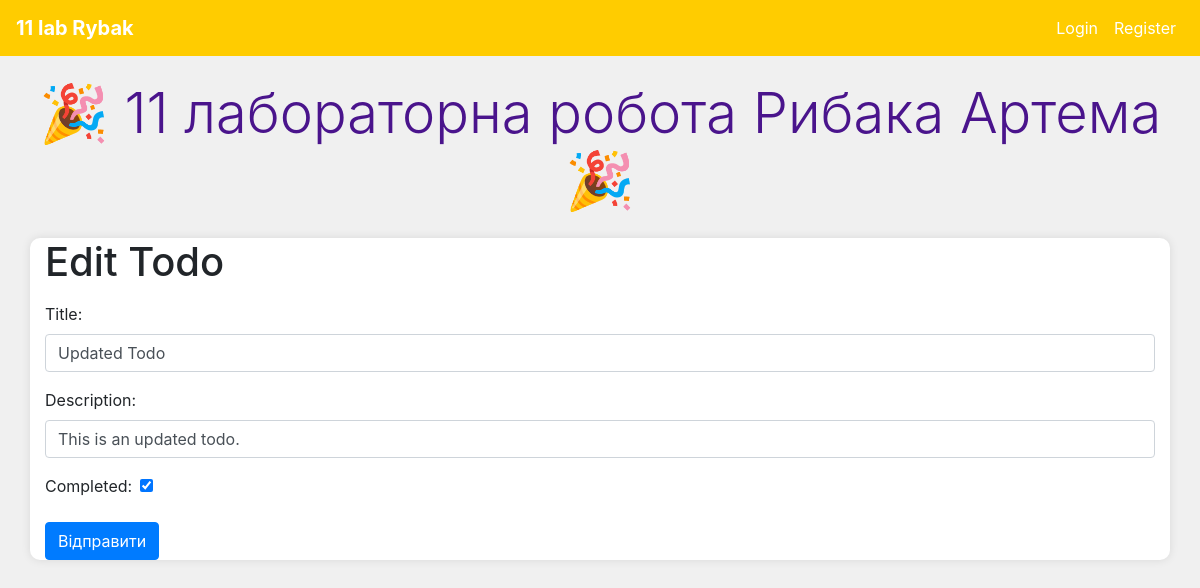
/edittodo/1, run on the app's committed database.
### app/models.py (models this page shows)
class Todo(db.Model):
    __tablename__ = 'todos'
    id = db.Column(db.Integer, primary_key=True)
    user_id = db.Column(db.Integer, db.ForeignKey('users.id'), nullable=False)
    title = db.Column(db.String(200), nullable=False)
    description = db.Column(db.String(500))
    completed = db.Column(db.Boolean, default=False)

### app/todo/views.py (the view)
@todos_bp.route('/edittodo/<int:id>', methods=['GET', 'POST'])
def edit_todo(id):
    todo = Todo.query.get_or_404(id)
    form = TodoForm(obj=todo)
    if form.validate_on_submit():
        todo.title = form.title.data
        todo.description = form.description.data
        todo.completed = form.completed.data
        db.session.commit()
        return redirect(url_for('todos.todolist'))
    return render_template('todos/edit_todo.html', form=form, todo=todo)

### app/forms.py
class TodoForm(FlaskForm):
    title = StringField('Заголовок')
    description = StringField('Опис')
    completed = BooleanField('Виконано')
    submit = SubmitField('Відправити')

### app/create_app.py (called while the page is built)
def create_app(config_class=ConfigDebug):
    app = Flask(__name__)
    app.config.from_object(config_class)
    db.init_app(app)
    migrate = Migrate(app, db)
    login_manager = LoginManager(app)
    login_manager.login_view = 'auth.login'
    @login_manager.user_loader
    def load_user(user_id):
        return User.query.get(int(user_id))
    @app.before_request
    def before_request():
        if current_user.is_authenticated:
            current_user.last_seen = datetime.utcnow()
            db.session.commit()
    app.register_blueprint(auth_bp)
    app.register_blueprint(main_bp)
    app.register_blueprint(todos_bp)
    app.register_blueprint(posts_bp)
    return app

### app/templates/todos/edit_todo.html (shortened to what this page needs)
{% extends 'base.html' %}
{% block content %}
    <h1 class="mt-4">Edit Todo</h1>
    <form method="POST" action="{{ url_for('todos.edit_todo', id=todo.id) }}" class="mt-3">
        <div class="form-group">
            <label for="title">Title:</label>
            {{ form.title(class="form-control") }}
        </div>
        <div class="form-group">
            <label for="description">Description:</label>
            {{ form.description(class="form-control") }}
        </div>
        <div class="form-group">
            <label for="completed">Completed:</label>
            {{ form.completed(class="form-check-input ml-2") }}
        </div>
        {{ form.submit(class="btn btn-primary") }}
    </form>
{% endblock %}

### app/static/css/style.css (style rules this page uses)
body { background-color: #f0f0f0; }

### data on the page
Todo: title "Updated Todo", description "This is an updated todo.", completed "☑"
